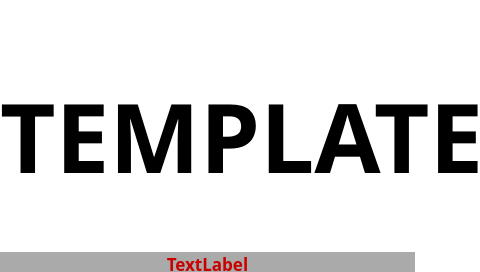
<?xml version="1.0" encoding="UTF-8"?>
<ui version="4.0">
 <class>ScanrecoTemplate</class>
 <widget class="QWidget" name="ScanrecoTemplate">
  <property name="geometry">
   <rect>
    <x>0</x>
    <y>0</y>
    <width>480</width>
    <height>272</height>
   </rect>
  </property>
  <property name="maximumSize">
   <size>
    <width>480</width>
    <height>272</height>
   </size>
  </property>
  <property name="cursor">
   <cursorShape>ArrowCursor</cursorShape>
  </property>
  <property name="contextMenuPolicy">
   <enum>Qt::DefaultContextMenu</enum>
  </property>
  <property name="acceptDrops">
   <bool>false</bool>
  </property>
  <property name="windowTitle">
   <string>ScanrecoTemplate</string>
  </property>
  <property name="autoFillBackground">
   <bool>false</bool>
  </property>
  <property name="styleSheet">
   <string notr="true">background: white;</string>
  </property>
  <widget class="QLabel" name="sayac">
   <property name="geometry">
    <rect>
     <x>0</x>
     <y>0</y>
     <width>480</width>
     <height>272</height>
    </rect>
   </property>
   <property name="font">
    <font>
     <family>Ubuntu Mono</family>
     <pointsize>72</pointsize>
     <weight>75</weight>
     <bold>true</bold>
    </font>
   </property>
   <property name="styleSheet">
    <string notr="true">background-color: white;</string>
   </property>
   <property name="text">
    <string>&lt;html&gt;&lt;head/&gt;&lt;body&gt;&lt;p&gt;&lt;span style=&quot; font-weight:600; color:#000000;&quot;&gt;TEMPLATE&lt;/span&gt;&lt;/p&gt;&lt;/body&gt;&lt;/html&gt;</string>
   </property>
   <property name="alignment">
    <set>Qt::AlignCenter</set>
   </property>
   <property name="wordWrap">
    <bool>false</bool>
   </property>
  </widget>
  <widget class="QLabel" name="mesaj">
   <property name="geometry">
    <rect>
     <x>0</x>
     <y>252</y>
     <width>415</width>
     <height>20</height>
    </rect>
   </property>
   <property name="font">
    <font>
     <family>Ubuntu Mono</family>
     <pointsize>13</pointsize>
     <weight>75</weight>
     <bold>true</bold>
    </font>
   </property>
   <property name="styleSheet">
    <string notr="true">background-color: rgb(170, 170, 170);</string>
   </property>
   <property name="text">
    <string>&lt;html&gt;&lt;head/&gt;&lt;body&gt;&lt;p&gt;&lt;span style=&quot; color:#c80000;&quot;&gt;TextLabel&lt;/span&gt;&lt;/p&gt;&lt;/body&gt;&lt;/html&gt;</string>
   </property>
   <property name="alignment">
    <set>Qt::AlignCenter</set>
   </property>
  </widget>
 </widget>
 <layoutdefault spacing="6" margin="11"/>
 <resources/>
 <connections/>
</ui>
